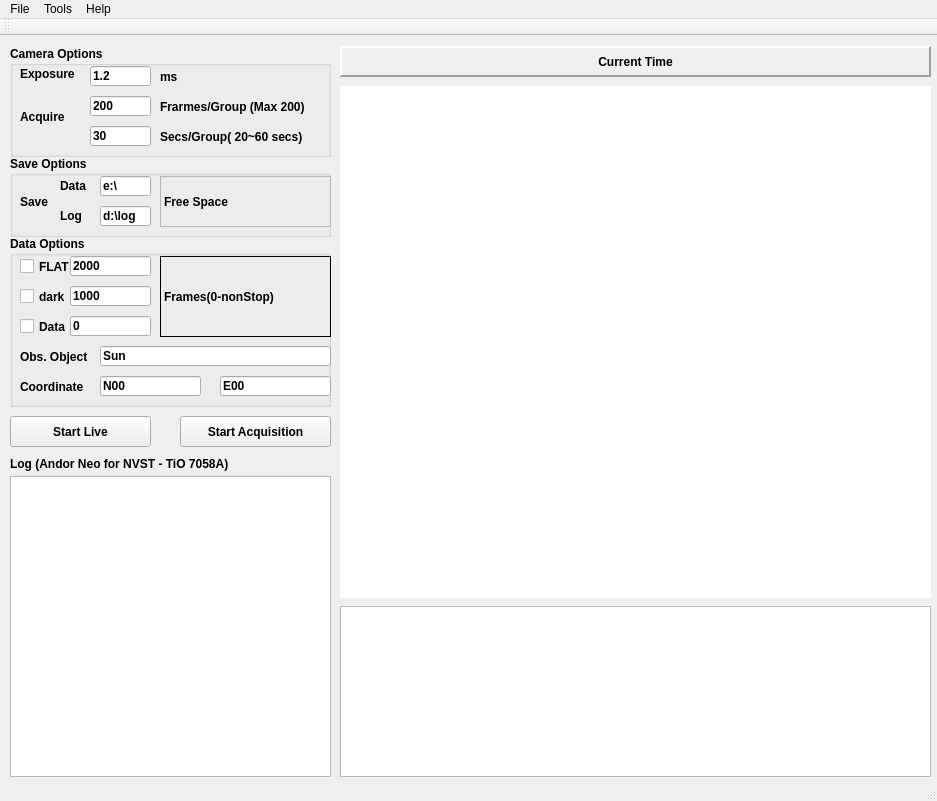
<?xml version="1.0" encoding="UTF-8"?>
<ui version="4.0">
 <class>MainWindow</class>
 <widget class="QMainWindow" name="MainWindow">
  <property name="geometry">
   <rect>
    <x>0</x>
    <y>0</y>
    <width>937</width>
    <height>801</height>
   </rect>
  </property>
  <property name="sizePolicy">
   <sizepolicy hsizetype="Fixed" vsizetype="Fixed">
    <horstretch>0</horstretch>
    <verstretch>0</verstretch>
   </sizepolicy>
  </property>
  <property name="windowTitle">
   <string>MainWindow</string>
  </property>
  <property name="toolTip">
   <string/>
  </property>
  <widget class="QWidget" name="centralWidget">
   <property name="enabled">
    <bool>true</bool>
   </property>
   <widget class="QGraphicsView" name="graphicsView">
    <property name="geometry">
     <rect>
      <x>340</x>
      <y>50</y>
      <width>591</width>
      <height>512</height>
     </rect>
    </property>
    <property name="sizePolicy">
     <sizepolicy hsizetype="Expanding" vsizetype="Expanding">
      <horstretch>1</horstretch>
      <verstretch>1</verstretch>
     </sizepolicy>
    </property>
    <property name="minimumSize">
     <size>
      <width>512</width>
      <height>512</height>
     </size>
    </property>
    <property name="cursor" stdset="0">
     <cursorShape>CrossCursor</cursorShape>
    </property>
    <property name="mouseTracking">
     <bool>false</bool>
    </property>
    <property name="autoFillBackground">
     <bool>false</bool>
    </property>
    <property name="frameShape">
     <enum>QFrame::NoFrame</enum>
    </property>
    <property name="sizeAdjustPolicy">
     <enum>QAbstractScrollArea::AdjustIgnored</enum>
    </property>
    <property name="backgroundBrush">
     <brush brushstyle="SolidPattern">
      <color alpha="255">
       <red>0</red>
       <green>0</green>
       <blue>0</blue>
      </color>
     </brush>
    </property>
   </widget>
   <widget class="QPushButton" name="btnLive">
    <property name="geometry">
     <rect>
      <x>10</x>
      <y>380</y>
      <width>141</width>
      <height>31</height>
     </rect>
    </property>
    <property name="sizePolicy">
     <sizepolicy hsizetype="Expanding" vsizetype="Fixed">
      <horstretch>0</horstretch>
      <verstretch>0</verstretch>
     </sizepolicy>
    </property>
    <property name="font">
     <font>
      <bold>true</bold>
     </font>
    </property>
    <property name="text">
     <string>Start Live</string>
    </property>
    <property name="checkable">
     <bool>true</bool>
    </property>
   </widget>
   <widget class="QLabel" name="label_time">
    <property name="geometry">
     <rect>
      <x>340</x>
      <y>10</y>
      <width>591</width>
      <height>31</height>
     </rect>
    </property>
    <property name="sizePolicy">
     <sizepolicy hsizetype="Expanding" vsizetype="Fixed">
      <horstretch>0</horstretch>
      <verstretch>0</verstretch>
     </sizepolicy>
    </property>
    <property name="font">
     <font>
      <bold>true</bold>
     </font>
    </property>
    <property name="layoutDirection">
     <enum>Qt::LeftToRight</enum>
    </property>
    <property name="frameShape">
     <enum>QFrame::Panel</enum>
    </property>
    <property name="frameShadow">
     <enum>QFrame::Raised</enum>
    </property>
    <property name="lineWidth">
     <number>2</number>
    </property>
    <property name="text">
     <string>Current Time</string>
    </property>
    <property name="alignment">
     <set>Qt::AlignCenter</set>
    </property>
   </widget>
   <widget class="QPushButton" name="btnSnap">
    <property name="geometry">
     <rect>
      <x>180</x>
      <y>380</y>
      <width>151</width>
      <height>31</height>
     </rect>
    </property>
    <property name="sizePolicy">
     <sizepolicy hsizetype="Expanding" vsizetype="Fixed">
      <horstretch>0</horstretch>
      <verstretch>0</verstretch>
     </sizepolicy>
    </property>
    <property name="font">
     <font>
      <bold>true</bold>
     </font>
    </property>
    <property name="text">
     <string>Start Acquisition</string>
    </property>
    <property name="checkable">
     <bool>false</bool>
    </property>
    <property name="checked">
     <bool>false</bool>
    </property>
    <property name="autoRepeatDelay">
     <number>50</number>
    </property>
    <property name="autoRepeatInterval">
     <number>50</number>
    </property>
   </widget>
   <widget class="QLabel" name="label_status">
    <property name="geometry">
     <rect>
      <x>10</x>
      <y>420</y>
      <width>331</width>
      <height>16</height>
     </rect>
    </property>
    <property name="sizePolicy">
     <sizepolicy hsizetype="Preferred" vsizetype="Fixed">
      <horstretch>0</horstretch>
      <verstretch>0</verstretch>
     </sizepolicy>
    </property>
    <property name="font">
     <font>
      <bold>true</bold>
     </font>
    </property>
    <property name="text">
     <string>Log (Andor Neo for NVST - TiO 7058A)</string>
    </property>
   </widget>
   <widget class="QTextEdit" name="textEdit_status">
    <property name="geometry">
     <rect>
      <x>10</x>
      <y>440</y>
      <width>321</width>
      <height>301</height>
     </rect>
    </property>
    <property name="sizePolicy">
     <sizepolicy hsizetype="Preferred" vsizetype="Expanding">
      <horstretch>0</horstretch>
      <verstretch>0</verstretch>
     </sizepolicy>
    </property>
   </widget>
   <widget class="QChartView" name="chart_graphicsView">
    <property name="geometry">
     <rect>
      <x>340</x>
      <y>570</y>
      <width>591</width>
      <height>171</height>
     </rect>
    </property>
   </widget>
   <widget class="QGroupBox" name="groupBox">
    <property name="geometry">
     <rect>
      <x>10</x>
      <y>200</y>
      <width>321</width>
      <height>171</height>
     </rect>
    </property>
    <property name="font">
     <font>
      <bold>true</bold>
     </font>
    </property>
    <property name="title">
     <string>Data Options</string>
    </property>
    <widget class="QLineEdit" name="lineEdit_cor2">
     <property name="geometry">
      <rect>
       <x>210</x>
       <y>140</y>
       <width>111</width>
       <height>20</height>
      </rect>
     </property>
     <property name="text">
      <string>E00</string>
     </property>
    </widget>
    <widget class="QLineEdit" name="lineEdit_cor1">
     <property name="geometry">
      <rect>
       <x>90</x>
       <y>140</y>
       <width>101</width>
       <height>20</height>
      </rect>
     </property>
     <property name="text">
      <string>N00</string>
     </property>
    </widget>
    <widget class="QLineEdit" name="lineEdit_flatnum">
     <property name="geometry">
      <rect>
       <x>60</x>
       <y>20</y>
       <width>81</width>
       <height>20</height>
      </rect>
     </property>
     <property name="text">
      <string>2000</string>
     </property>
    </widget>
    <widget class="QLabel" name="label_2">
     <property name="geometry">
      <rect>
       <x>10</x>
       <y>140</y>
       <width>81</width>
       <height>21</height>
      </rect>
     </property>
     <property name="text">
      <string>Coordinate</string>
     </property>
    </widget>
    <widget class="QLineEdit" name="lineEdit_objname">
     <property name="geometry">
      <rect>
       <x>90</x>
       <y>110</y>
       <width>231</width>
       <height>20</height>
      </rect>
     </property>
     <property name="text">
      <string>Sun</string>
     </property>
    </widget>
    <widget class="QLabel" name="label_obj">
     <property name="geometry">
      <rect>
       <x>10</x>
       <y>110</y>
       <width>81</width>
       <height>21</height>
      </rect>
     </property>
     <property name="text">
      <string>Obs. Object</string>
     </property>
    </widget>
    <widget class="QLabel" name="label_dunit_2">
     <property name="geometry">
      <rect>
       <x>150</x>
       <y>20</y>
       <width>171</width>
       <height>81</height>
      </rect>
     </property>
     <property name="frameShape">
      <enum>QFrame::Box</enum>
     </property>
     <property name="text">
      <string>Frames(0-nonStop)</string>
     </property>
    </widget>
    <widget class="QLineEdit" name="lineEdit_darknum">
     <property name="geometry">
      <rect>
       <x>60</x>
       <y>50</y>
       <width>81</width>
       <height>20</height>
      </rect>
     </property>
     <property name="text">
      <string>1000</string>
     </property>
    </widget>
    <widget class="QCheckBox" name="checkBox_Flat">
     <property name="geometry">
      <rect>
       <x>10</x>
       <y>20</y>
       <width>71</width>
       <height>21</height>
      </rect>
     </property>
     <property name="text">
      <string>FLAT</string>
     </property>
    </widget>
    <widget class="QCheckBox" name="checkBox_Data">
     <property name="geometry">
      <rect>
       <x>10</x>
       <y>80</y>
       <width>71</width>
       <height>21</height>
      </rect>
     </property>
     <property name="text">
      <string>Data</string>
     </property>
    </widget>
    <widget class="QLineEdit" name="lineEdit_datanum">
     <property name="geometry">
      <rect>
       <x>60</x>
       <y>80</y>
       <width>81</width>
       <height>20</height>
      </rect>
     </property>
     <property name="text">
      <string>0</string>
     </property>
    </widget>
    <widget class="QCheckBox" name="checkBox_Dark">
     <property name="geometry">
      <rect>
       <x>10</x>
       <y>50</y>
       <width>51</width>
       <height>21</height>
      </rect>
     </property>
     <property name="text">
      <string>dark</string>
     </property>
    </widget>
   </widget>
   <widget class="QGroupBox" name="groupBox_2">
    <property name="geometry">
     <rect>
      <x>10</x>
      <y>120</y>
      <width>321</width>
      <height>81</height>
     </rect>
    </property>
    <property name="font">
     <font>
      <bold>true</bold>
     </font>
    </property>
    <property name="title">
     <string>Save Options</string>
    </property>
    <widget class="QLabel" name="label_freedisk">
     <property name="geometry">
      <rect>
       <x>150</x>
       <y>20</y>
       <width>171</width>
       <height>51</height>
      </rect>
     </property>
     <property name="frameShape">
      <enum>QFrame::StyledPanel</enum>
     </property>
     <property name="text">
      <string>Free Space  </string>
     </property>
    </widget>
    <widget class="QLineEdit" name="lineEdit_savelog">
     <property name="geometry">
      <rect>
       <x>90</x>
       <y>50</y>
       <width>51</width>
       <height>20</height>
      </rect>
     </property>
     <property name="text">
      <string>d:\log</string>
     </property>
    </widget>
    <widget class="QLabel" name="label_savelog">
     <property name="geometry">
      <rect>
       <x>50</x>
       <y>50</y>
       <width>31</width>
       <height>20</height>
      </rect>
     </property>
     <property name="text">
      <string>Log</string>
     </property>
    </widget>
    <widget class="QLabel" name="label_saveto">
     <property name="geometry">
      <rect>
       <x>50</x>
       <y>20</y>
       <width>31</width>
       <height>20</height>
      </rect>
     </property>
     <property name="sizePolicy">
      <sizepolicy hsizetype="Preferred" vsizetype="Fixed">
       <horstretch>0</horstretch>
       <verstretch>0</verstretch>
      </sizepolicy>
     </property>
     <property name="text">
      <string>Data </string>
     </property>
    </widget>
    <widget class="QLineEdit" name="lineEdit_saveto">
     <property name="geometry">
      <rect>
       <x>90</x>
       <y>20</y>
       <width>51</width>
       <height>20</height>
      </rect>
     </property>
     <property name="text">
      <string>e:\</string>
     </property>
    </widget>
    <widget class="QLabel" name="label_dunit_7">
     <property name="geometry">
      <rect>
       <x>10</x>
       <y>20</y>
       <width>31</width>
       <height>51</height>
      </rect>
     </property>
     <property name="text">
      <string>Save</string>
     </property>
    </widget>
   </widget>
   <widget class="QGroupBox" name="groupBox_3">
    <property name="geometry">
     <rect>
      <x>10</x>
      <y>10</y>
      <width>321</width>
      <height>111</height>
     </rect>
    </property>
    <property name="font">
     <font>
      <bold>true</bold>
     </font>
    </property>
    <property name="title">
     <string>Camera Options</string>
    </property>
    <widget class="QLabel" name="label_dunit_6">
     <property name="geometry">
      <rect>
       <x>10</x>
       <y>50</y>
       <width>51</width>
       <height>41</height>
      </rect>
     </property>
     <property name="text">
      <string>Acquire</string>
     </property>
    </widget>
    <widget class="QLabel" name="label_dunit_5">
     <property name="geometry">
      <rect>
       <x>150</x>
       <y>20</y>
       <width>91</width>
       <height>21</height>
      </rect>
     </property>
     <property name="text">
      <string>ms</string>
     </property>
    </widget>
    <widget class="QLineEdit" name="lineEdit_exposuretime">
     <property name="geometry">
      <rect>
       <x>80</x>
       <y>20</y>
       <width>61</width>
       <height>20</height>
      </rect>
     </property>
     <property name="text">
      <string>1.2</string>
     </property>
    </widget>
    <widget class="QLineEdit" name="lineEdit_framerate">
     <property name="geometry">
      <rect>
       <x>80</x>
       <y>50</y>
       <width>61</width>
       <height>20</height>
      </rect>
     </property>
     <property name="text">
      <string>200</string>
     </property>
    </widget>
    <widget class="QLabel" name="label">
     <property name="geometry">
      <rect>
       <x>150</x>
       <y>50</y>
       <width>171</width>
       <height>21</height>
      </rect>
     </property>
     <property name="text">
      <string>Frarmes/Group (Max 200)</string>
     </property>
    </widget>
    <widget class="QLabel" name="label_exposuretime">
     <property name="geometry">
      <rect>
       <x>10</x>
       <y>20</y>
       <width>61</width>
       <height>16</height>
      </rect>
     </property>
     <property name="sizePolicy">
      <sizepolicy hsizetype="Preferred" vsizetype="Fixed">
       <horstretch>0</horstretch>
       <verstretch>0</verstretch>
      </sizepolicy>
     </property>
     <property name="text">
      <string>Exposure</string>
     </property>
    </widget>
    <widget class="QLineEdit" name="lineEdit_groupdelay">
     <property name="geometry">
      <rect>
       <x>80</x>
       <y>80</y>
       <width>61</width>
       <height>20</height>
      </rect>
     </property>
     <property name="text">
      <string>30</string>
     </property>
    </widget>
    <widget class="QLabel" name="label_3">
     <property name="geometry">
      <rect>
       <x>150</x>
       <y>80</y>
       <width>171</width>
       <height>21</height>
      </rect>
     </property>
     <property name="text">
      <string>Secs/Group( 20~60 secs)</string>
     </property>
    </widget>
   </widget>
  </widget>
  <widget class="QMenuBar" name="menuBar">
   <property name="geometry">
    <rect>
     <x>0</x>
     <y>0</y>
     <width>937</width>
     <height>22</height>
    </rect>
   </property>
   <widget class="QMenu" name="menuFile">
    <property name="title">
     <string>File</string>
    </property>
    <addaction name="actionSave"/>
    <addaction name="actionExit"/>
   </widget>
   <widget class="QMenu" name="menuServer">
    <property name="title">
     <string>Tools</string>
    </property>
    <addaction name="actionServer"/>
    <addaction name="actionDetect_Cameras"/>
   </widget>
   <widget class="QMenu" name="menuHelp">
    <property name="title">
     <string>Help</string>
    </property>
    <addaction name="actionAbout"/>
   </widget>
   <addaction name="menuFile"/>
   <addaction name="menuServer"/>
   <addaction name="menuHelp"/>
  </widget>
  <widget class="QToolBar" name="mainToolBar">
   <attribute name="toolBarArea">
    <enum>TopToolBarArea</enum>
   </attribute>
   <attribute name="toolBarBreak">
    <bool>false</bool>
   </attribute>
  </widget>
  <widget class="QStatusBar" name="statusBar"/>
  <action name="actionServer">
   <property name="text">
    <string>Server</string>
   </property>
  </action>
  <action name="actionLogging">
   <property name="text">
    <string>Logging</string>
   </property>
  </action>
  <action name="actionSave">
   <property name="text">
    <string>Save</string>
   </property>
   <property name="shortcut">
    <string>Ctrl+S</string>
   </property>
  </action>
  <action name="actionExit">
   <property name="text">
    <string>Exit</string>
   </property>
   <property name="shortcut">
    <string>Ctrl+Q</string>
   </property>
  </action>
  <action name="actionAbout">
   <property name="text">
    <string>About</string>
   </property>
  </action>
  <action name="actionDetect_Cameras">
   <property name="text">
    <string>Detect Cameras</string>
   </property>
  </action>
 </widget>
 <layoutdefault spacing="6" margin="11"/>
 <customwidgets>
  <customwidget>
   <class>QChartView</class>
   <extends>QGraphicsView</extends>
   <header location="global">QtCharts</header>
  </customwidget>
 </customwidgets>
 <resources/>
 <connections/>
</ui>
